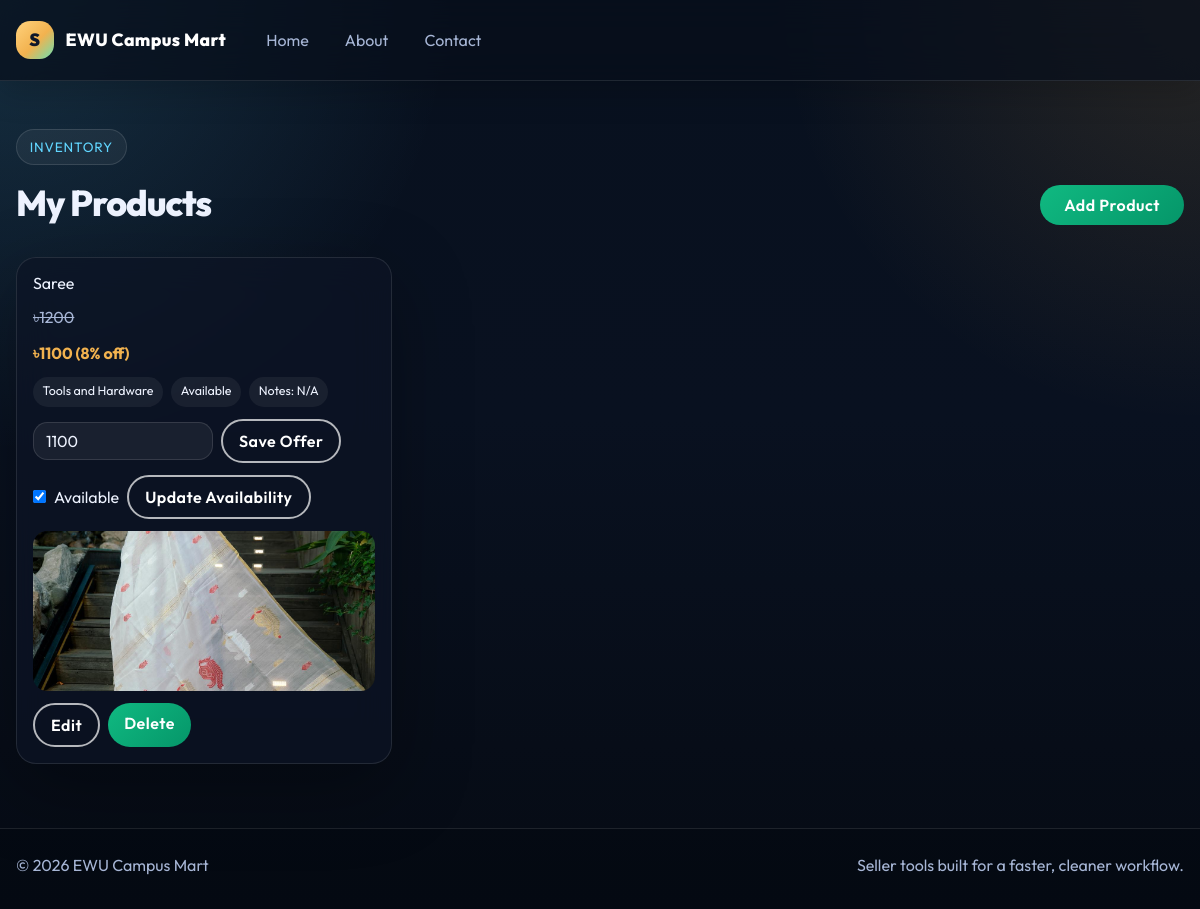
The page /seller/products/ (signed in) on the database its author committed.
### products/models.py (models this page shows, shortened)
class Product(BaseModel):
    seller = models.ForeignKey(CustomUser, on_delete=models.CASCADE)
    product_name = models.CharField(max_length=100)
    slug = models.SlugField(unique=True  , null=True , blank=True)
    category = models.ForeignKey(Category , on_delete=models.CASCADE , related_name="products")
    price = models.IntegerField()
    offer_price = models.IntegerField(null=True, blank=True)
    is_available = models.BooleanField(default=True)
    notes = models.TextField(blank=True, null=True)
    product_desription = models.TextField()
    color_variant = models.ManyToManyField(ColorVariant , blank=True)
    size_variant = models.ManyToManyField(SizeVariant , blank=True)
    @property
    def has_offer(self):
        return bool(self.offer_price and self.offer_price < self.price)
    @property
    def offer_percent(self):
        if self.has_offer:
            saved_amount = self.price - self.offer_price
            return round((saved_amount / self.price) * 100)
        return 0

class Category(BaseModel):
    category_name = models.CharField(max_length=100)
    slug = models.SlugField(unique=True , null=True , blank=True)
    category_image = models.ImageField(upload_to="categories", null=True, blank=True)

class ProductImage(BaseModel):
    product = models.ForeignKey(Product , on_delete=models.CASCADE , related_name="product_images")
    image =  models.ImageField(upload_to="product")

### seller/middlewares.py (the view)
    def wrapped_view(request, *args, **kwargs):
        if not request.user.is_authenticated or not request.user.is_seller:
            return redirect("seller-login")
        return view_func(request, *args, **kwargs)

### seller/views.py (called while the page is built)
@auth
def seller_products(request):
    products = Product.objects.filter(seller=request.user)
    return render(request, "seller_products.html", {"products": products})

### seller/templates/seller_products.html (shortened to what this page needs)
{% extends 'seller_base.html' %}
{% load static %}
{% block content %}
<section class="page-shell">
  <div class="products-header">
    <div>
      <span class="section-kicker">Inventory</span>
      <h2 class="page-heading mt-3 mb-0">My Products</h2>
    </div>
    <a href="{% url 'add-product' %}" class="btn btn-primary-glow btn-aesthetic px-4 py-2">Add Product</a>
  </div>
  {% if products %}
    <div class="products-grid">
      {% for product in products %}
        <div class="product-card glass-card">
          <h4 class="mb-0">{{ product.product_name }}</h4>
          {% if product.has_offer %}
            <p class="mb-0" style="color: var(--muted); text-decoration: line-through;">৳{{ product.price }}</p>
            <p class="mb-0" style="color: var(--accent); font-weight: 700;">৳{{ product.offer_price }} ({{ product.offer_percent }}% off)</p>
          {% else %}
            <p class="mb-0" style="color: var(--accent); font-weight: 700;">৳{{ product.price }}</p>
          {% endif %}
          <div class="badge-row">
            <span class="mini-badge">{{ product.category.category_name }}</span>
            <span class="mini-badge">{% if product.is_available %}Available{% else %}Unavailable{% endif %}</span>
            <span class="mini-badge">Notes: {% if product.notes %}Yes{% else %}N/A{% endif %}</span>
          </div>
          <form method="post" action="{% url 'update-product-offer' product.uid %}" class="inline-form">
            <input
              type="number"
              min="1"
              name="offer_price"
              value="{% if product.offer_price %}{{ product.offer_price }}{% endif %}"
              placeholder="Offer price"
              class="form-control input-modern inline-input"
            />
            <button type="submit" class="btn btn-outline-glow btn-aesthetic px-3 py-2">Save Offer</button>
          </form>
          <form method="post" action="{% url 'update-product-availability' product.uid %}" class="inline-form">
            <label class="d-flex align-items-center gap-2 mb-0">
              <input type="checkbox" name="is_available" {% if product.is_available %}checked{% endif %} />
              <span>Available</span>
            </label>
            <button type="submit" class="btn btn-outline-glow btn-aesthetic px-3 py-2">Update Availability</button>
          </form>
          {% if product.product_images.first %}
            <img src="{{ product.product_images.first.image.url }}" alt="{{ product.product_name }}" class="product-image" />
          {% endif %}
          <div class="product-actions mt-auto">
            <a href="{% url 'edit-product' product.uid %}" class="btn btn-outline-glow btn-aesthetic px-3 py-2">Edit</a>
            <a href="{% url 'delete-product' product.uid %}" class="btn btn-primary-glow btn-aesthetic px-3 py-2">Delete</a>
          </div>
        </div>
      {% endfor %}
    </div>
  {% else %}
    <div class="glass-card p-4 p-sm-5 text-center">
      <p class="mb-0" style="color: var(--muted);">No products yet.</p>
    </div>
  {% endif %}
</section>
{% endblock %}

### seller/templates/seller_base.html (style rules this page uses)
:root { --bg-start: #08111f; --bg-end: #060b14; --panel: rgba(13, 20, 36, 0.72); --line: rgba(255, 255, 255, 0.10); --text: #eef3ff; --muted: #a7b6d6; --accent: #f2b24f; --accent-2: #61d6ff; --accent-3: #6be0b1; --shadow: 0 24px 80px rgba(0, 0, 0, 0.32); }
html { scroll-behavior: smooth; }
body { min-height: 100vh; display: flex; flex-direction: column; font-family: 'Outfit', sans-serif; color: var(--text); background: radial-gradient(circle at top left, rgba(97, 214, 255, 0.16), transparent 30%), radial-gradient(circle at top right, rgba(242, 178, 79, 0.14), transparent 28%), linear-gradient(180deg, var(--bg-start) 0%, #091120 46%, var(--bg-end) 100%); }
body::before { content: ''; position: fixed; inset: 0; pointer-events: none; opacity: 0.28; background-image: linear-gradient(rgba(255, 255, 255, 0.04) 1px, transparent 1px), linear-gradient(90deg, rgba(255, 255, 255, 0.04) 1px, transparent 1px); background-size: 72px 72px; mask-image: linear-gradient(to bottom, rgba(0, 0, 0, 0.45), transparent 85%); }
a { color: inherit; text-decoration: none; }
.page-shell { width: min(1180px, calc(100% - 1rem)); margin: 0 auto; position: relative; z-index: 1; }
@media (min-width: 640px) { .page-shell { width: min(1180px, calc(100% - 2rem)); } }
.btn-aesthetic { transition: all 0.3s ease; font-weight: 600; letter-spacing: 0.5px; border-radius: 999px; }
.btn-primary-glow { background: linear-gradient(135deg, #10b981, #059669) !important; border: none !important; color: white !important; font-weight: 600; }
.btn-outline-glow { border: 2px solid rgba(255, 255, 255, 0.7) !important; color: white !important; background: transparent !important; }
.glass-card, .panel-card, .form-card, .stat-card, .list-card { background: var(--panel); border: 1px solid var(--line); border-radius: 1.25rem; box-shadow: var(--shadow); backdrop-filter: blur(18px); }
.section-kicker { display: inline-flex; align-items: center; gap: 0.35rem; padding: 0.35rem 0.65rem; border: 1px solid rgba(255, 255, 255, 0.12); border-radius: 999px; background: rgba(255, 255, 255, 0.05); color: var(--accent-2); font-size: 0.7rem; letter-spacing: 0.06em; text-transform: uppercase; }
@media (min-width: 640px) { .section-kicker { gap: 0.5rem; padding: 0.45rem 0.8rem; font-size: 0.85rem; } }
.page-heading { font-size: clamp(1.6rem, 3vw, 2.6rem); font-weight: 800; letter-spacing: -0.03em; }
.input-modern, .select-modern, .textarea-modern { background: rgba(255, 255, 255, 0.06) !important; border: 1px solid rgba(255, 255, 255, 0.12) !important; color: var(--text) !important; border-radius: 0.9rem !important; }
.input-modern::placeholder, .textarea-modern::placeholder { color: rgba(238, 243, 255, 0.55); }

### seller/templates/seller_products.html (style rules this page uses)
.products-header { display: flex; flex-direction: column; gap: 1rem; margin-bottom: 1.5rem; }
@media (min-width: 640px) { .products-header { flex-direction: row; justify-content: space-between; align-items: end; margin-bottom: 2rem; } }
.products-grid { display: grid; gap: 1rem; grid-template-columns: 1fr; }
@media (min-width: 640px) { .products-grid { grid-template-columns: repeat(2, minmax(0, 1fr)); gap: 1.25rem; } }
@media (min-width: 1024px) { .products-grid { grid-template-columns: repeat(3, minmax(0, 1fr)); } }
.product-card { padding: 1rem; display: flex; flex-direction: column; gap: 0.75rem; }
.product-image { width: 100%; height: 160px; object-fit: cover; border-radius: 0.9rem; }
.product-actions { display: flex; flex-wrap: wrap; gap: 0.5rem; }
.badge-row { display: flex; flex-wrap: wrap; gap: 0.5rem; }
.mini-badge { display: inline-flex; align-items: center; padding: 0.35rem 0.6rem; border-radius: 999px; background: rgba(255, 255, 255, 0.06); font-size: 0.78rem; }
.inline-form { display: flex; flex-wrap: wrap; gap: 0.5rem; align-items: center; }
.inline-input { max-width: 180px; }

### rows shown on the page
Product: product_name "Saree", price "1200", offer_price "1100", offer_percent "8", category.category_name "Tools and Hardware", shows "Available", notes "N/A", is_available "☑", product_images.first.image (picture)
